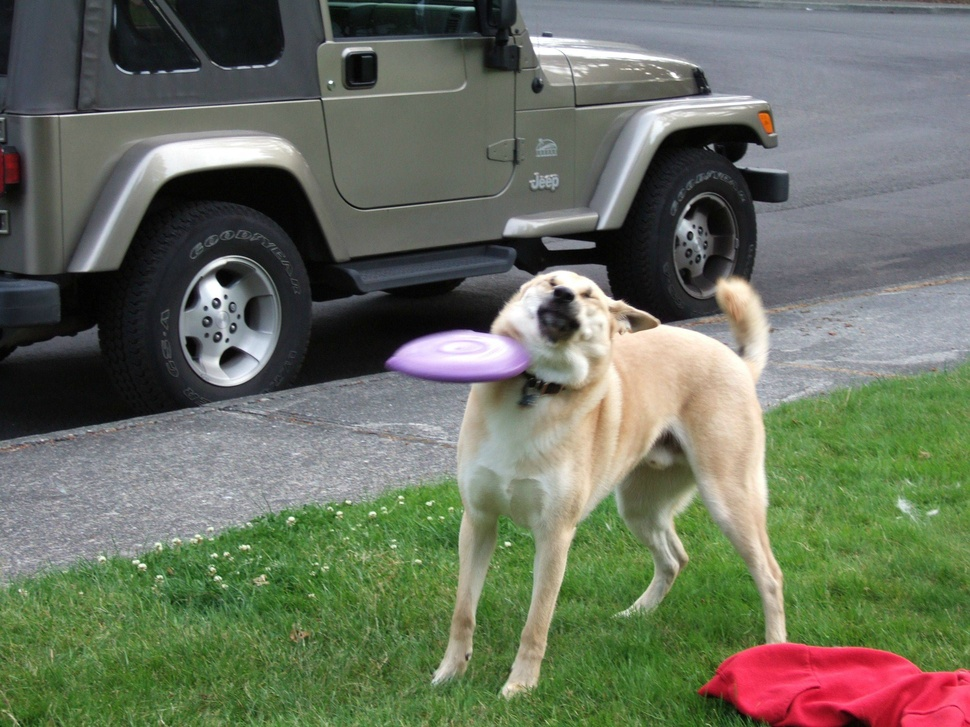
#> input picture dog.jpg, 970 x 727 px, shrunk from 2848 x 2136 before the run
$ python 'starting AGAIN.py'
#> lines starting #> are read from the running program, lines starting #| are printed output that depends on the picture; after the words box and inside, x2 and y2 are one past the last pixel; in counts of white or black regions, pixels touching at a corner belong together; long printed decimals are rounded
from PIL import Image
import cv2
import numpy as np
BLACK_PIXEL = (0, 0, 0)

def _int_to_bin8(gray):
    """Convert an integer tuple to a binary (string) tuple.
    :param rgb: An integer tuple like (220, 110, 96)
    :return: A string tuple like ("00101010", "11101011", "00010110")
    """
    return f'{gray:08b}'

def _int_to_bin16(YCrCb):
    """Convert an integer tuple to a binary (string) tuple.
    :param rgb: An integer tuple like (220, 110, 96)
    :return: A string tuple like ("00101010", "11101011", "00010110")
    """
    Y,Cr,Cb= YCrCb
    return f'{Y:016b}', f'{Cr:016b}', f'{Cb:016b}'

def _bin_to_int(bgr):
    """Convert a binary (string) tuple to an integer tuple.
    :param rgb: A string tuple like ("00101010", "11101011", "00010110")
    :return: Return an int tuple like (220, 110, 96)
    """
    if(len(bgr) !=3):
        print(len(bgr))

    b, g, r= bgr
    return int(b, 2), int(g, 2),int(r,2)

def _merge_bgr(YCrCb, gray):
    """Merge two RGB tuples.
    :param rgb1: An integer tuple like (220, 110, 96)
    :param rgb2: An integer tuple like (280, 95, 105)
    :return: An integer tuple with the two RGB values merged.
    """
    Y, Cr, Cb = _int_to_bin16(YCrCb)
    g = _int_to_bin8(gray)
    #bgr = Y,Cr[:-8] + g,Cb[:-8] + g
    bgr = Y,Cr,Cb[:-8] + g
    return _bin_to_int(bgr)

def _unmerge_rgb(YCrCb):
    """Unmerge RGB.
    :param rgb: An integer tuple like (220, 110, 96)
    :return: An integer tuple with the two RGB values merged.
    """
    Y,Cr,Cb = _int_to_bin16(YCrCb)
    # Extract the last 8 bits (corresponding to the hidden image)
    # Concatenate 8 zero bits because we are working with 8 bit
    # new_bgr = Y,Cr[-8:],Cb[-8:]
    new_bgr = Y,Cr,Cb[-8:]
    return _bin_to_int(new_bgr)

def merge(imageA, message):
    """Merge image2 into image1.
    :param image1: First image
    :param image2: Second image
    :return: A new merged image.
    """
#> called with imageA = 'dog.jpg'
    imgA=cv2.imread(imageA,cv2.IMREAD_COLOR)
#> imgA is the input picture: shape (727, 970, 3); mean B, G, R 96.1, 112.9, 106.6
    imgA=cv2.resize(imgA,(imgA.shape[1]//4,imgA.shape[0]//4))
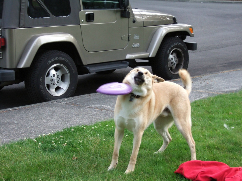
#> imgA: shape (181, 242, 3); mean B, G, R 96, 112.7, 106.5
    imgB=np.full(imgA.shape,255,dtype=np.uint8)
    font = cv2.FONT_HERSHEY_COMPLEX_SMALL
    # org
    org = (0, 20)
    # fontScale
    fontScale = 1
    # Blue color in BGR
    color = (0, 0, 0)
    # Line thickness of 2 px
    thickness = 2
    imgB=cv2.cvtColor(imgB,cv2.COLOR_BGR2GRAY)
    h,w=imgB.shape
#> h = 181; w = 242
    height=25
    width=15
    imgA=cv2.cvtColor(imgA,cv2.COLOR_BGR2YCrCb)
#> imgA: shape (181, 242, 3); mean of channels 0, 1, 2 109, 126.2, 120.7
    imgA = np.array(imgA, dtype = np.uint16)
#> imgA: shape (181, 242, 3) uint16; mean of channels 0, 1, 2 109, 126.2, 120.7
    imgA *= 255
#> imgA: shape (181, 242, 3) uint16; mean of channels 0, 1, 2 27785.8, 32186.3, 30773.2
    #imgA=cv2.cvtColor(imgA,cv2.COLOR_BGR2YCrCb)
    msg_len=len(message)
    nb_characters=w//width
#> nb_characters = 16
    i=0
    while i < msg_len:
        if i+nb_characters > msg_len:
            cv2.putText(imgB, message[i:], org, font,fontScale, color, thickness, cv2.LINE_8)
            #string[i-nb_characters:]
        cv2.putText(imgB, message[i:i+nb_characters], org, font,fontScale, color, thickness, cv2.LINE_8)
        org=(org[0],org[1]+height)
        i+=nb_characters
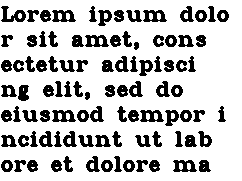
#> imgB: shape (181, 242); 78.1% white; 94 black regions, largest, box (x1, y1, x2, y2) and area: (1, 6, 26, 22) 202, (52, 10, 76, 22) 184, (143, 10, 167, 22) 184
#> after the loop, i = 336
    cv2.imshow("caca",imgB)
    # Check the images dimensions
    # if imgB.shape[0] > imgA.shape[0] or imgB.shape[1] > imgA.shape[1]:
    #     raise ValueError('Image 2 should be smaller than Image 1!')

    new_image = np.zeros(imgA.shape,dtype=np.uint16)
    # new_map = new_image.load()

    for y in range(h):
        for x in range(w):
            # is_valid = lambda: i < image2.size[0] and j < image2.size[1]
            YCrCb = imgA[y,x]
            #bgr2 = imgB[y, x] #if is_valid() else self.BLACK_PIXEL
            new_image[y, x] = _merge_bgr(YCrCb, imgB[y,x])
#> new_image: shape (181, 242, 3) uint16; mean of channels 0, 1, 2 27785.8, 32186.3, 30837
    print(new_image[0,0])
#| [ 4590 32130 33535]
    global before
    before=new_image.copy()
    new_image=cv2.cvtColor(new_image,cv2.COLOR_YCrCb2BGR)

    return new_image

def unmerge(image):
    """Unmerge an image.
    :param image: The input image.
    :return: The unmerged/extracted image.
    """
#> called with image = 'resultat.png'
    img = cv2.imread(image,-1)
    h,w,c=img.shape
    # Create the new image and load the pixel map
    new_image = np.zeros((img.shape[0],img.shape[1]),dtype=np.uint8)
    img=cv2.cvtColor(img,cv2.COLOR_BGR2YCrCb)
#> img: shape (181, 242, 3) uint16; mean of channels 0, 1, 2 27785.2, 32186.6, 30837.3
    print(img[0,0])
#| [ 4590 32130 33535]
    global after
    after=img.copy()
    diff=np.mean(before[1]-after[1])
    print (diff)
#| 4062.263
    # diffcb=np.mean(before[2]-after[2])
    # print(diffcb)
    for y in range(h):
        for x in range(w):
            u=_unmerge_rgb(img[y,x])
            # [7 lines of commented-out code are left out]
            new_image[y, x] = u[2]
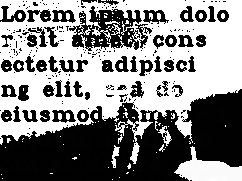
#> new_image: shape (181, 242); min 0, max 255, mean 134.6
    return new_image

message="Lorem ipsum dolor sit amet, consectetur adipiscing elit, sed do eiusmod tempor incididunt ut labore et dolore magna aliqua. Ut enim ad minim veniam, quis nostrud exercitation ullamco laboris nisi ut aliquip ex ea commodo consequat. Duis aute irure dolor in reprehenderit in voluptate velit esse cillum dolore eu fugiat nulla pariatur."
imgA='dog.jpg'
output_image='resultat.png'
merged=merge(imageA=imgA,message=message)
cv2.imwrite(output_image, merged)

unmerged=unmerge('resultat.png')
cv2.imshow('aaaaaaaaaa',unmerged)
cv2.waitKey(0)
cv2.destroyAllWindows()
